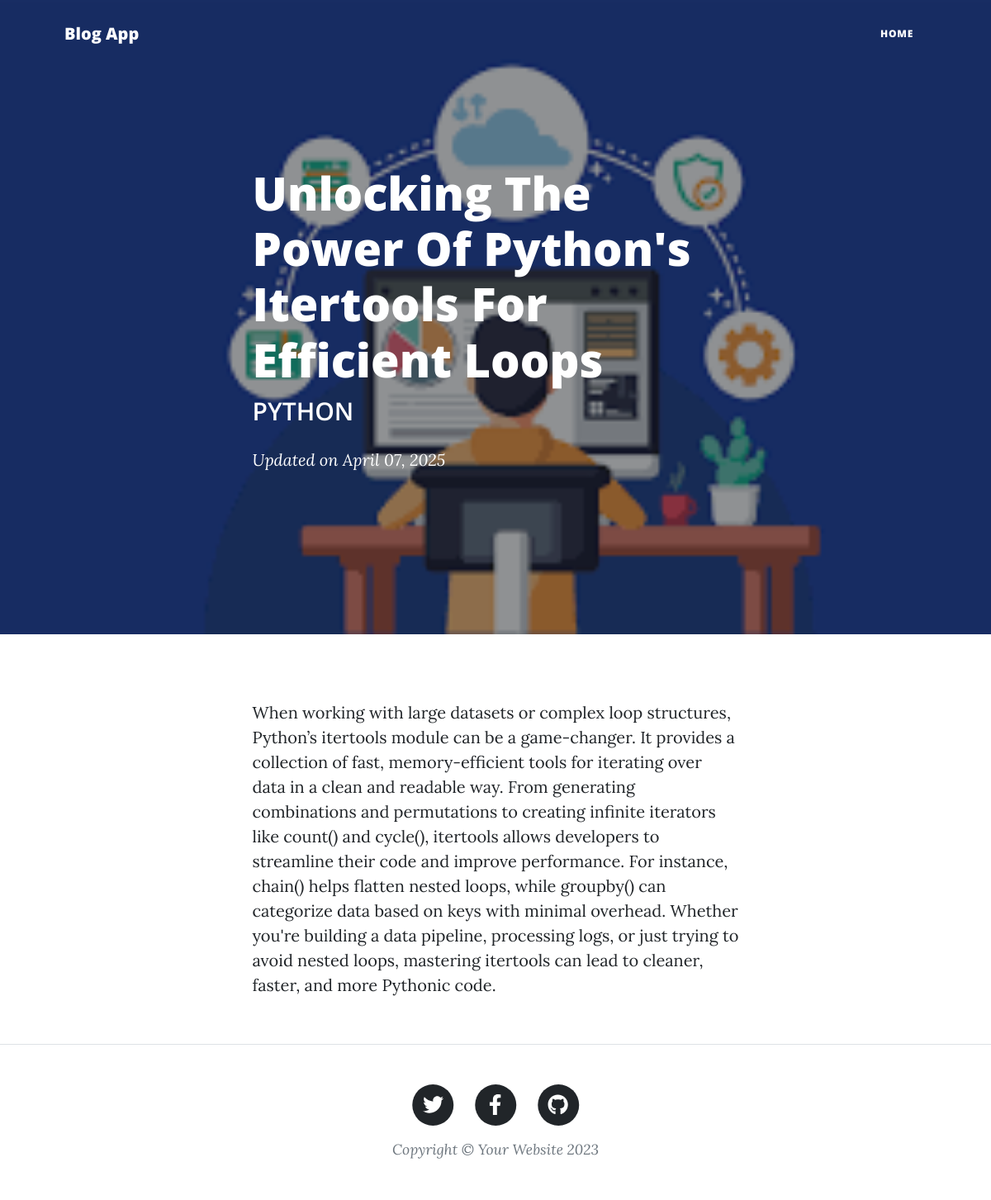
Before: /blog/1 (signed in) with the older database file.
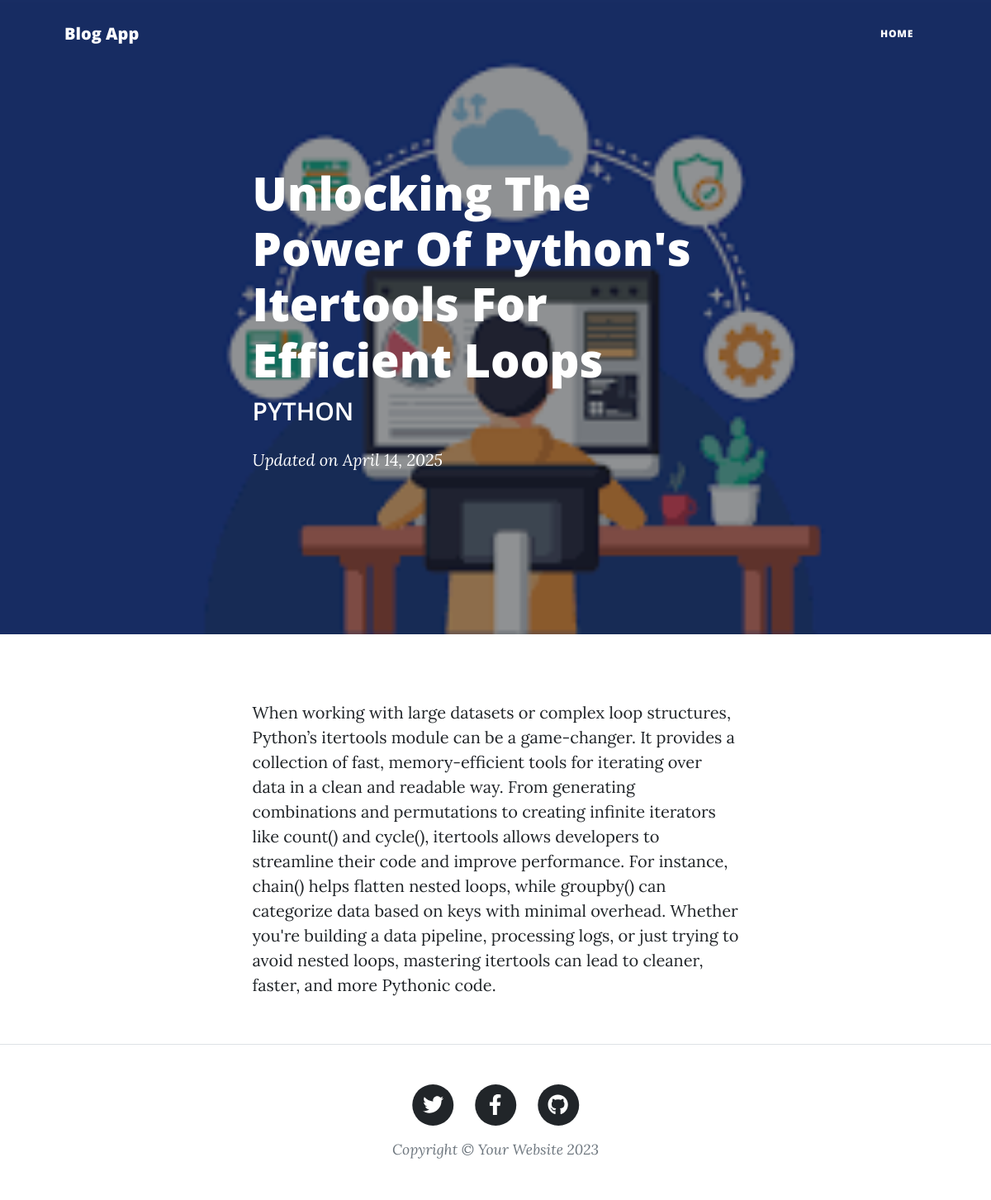
After: the same page with the newer database file.
### blog_app/models.py (models this page shows, shortened)
class Blog(models.Model):
    CATEGORY_CHOICES: list[tuple[str, str]] = [
        ("python", "Python"),
        ("django", "Django"),
        ("powerbi", "PowerBI"),
        ("scrapy", "Scrapy"),
    ]
    id = models.AutoField(primary_key=True)
    title = models.CharField(max_length=100)
    content = models.TextField()
    image = models.ImageField(upload_to="uploads/")
    category = models.CharField(choices=CATEGORY_CHOICES, max_length=100)
    created_at = models.DateTimeField(auto_now_add=True)
    updated_at = models.DateTimeField(auto_now=True)
    publish_at = models.DateTimeField(null=True, blank=True)
    is_published = models.BooleanField(default=False)
    author = models.ForeignKey(
        User, related_name="authored_blogs", on_delete=models.CASCADE
    )
    editor = models.ForeignKey(
        User, related_name="edited_blogs", on_delete=models.CASCADE
    )
    publisher = models.ForeignKey(
        User, related_name="published_blogs", on_delete=models.CASCADE
    )

### blog_app/views.py (the view)
# urls.py: path("blog/<int:pk>", BlogDetailView.as_view(), name="detail"),
class BlogDetailView(LoginRequiredMixin, DetailView):
    try:
        model = Blog
        template_name: str = "blog_app/detail_base.html"
        context_object_name: str = "detail_data"
        http_method_names: list[str] = ["get"]
        login_url = reverse_lazy("blog:login")
    except Exception as e:
        print(f"Exception occured:{e}")

### blog_app/templates/blog_app/detail_base.html (shortened to what this page needs)
<!DOCTYPE html>
<html lang="en">
<head>
    {% load static %}
    <link href="{% static 'blog_app/css/styles.css' %}" rel="stylesheet" />
</head>
<body>
    <nav class="navbar navbar-expand-lg navbar-light" id="mainNav">
        <div class="container px-4 px-lg-5">
            <a class="navbar-brand" href="{% url 'blog:blog_list'%}">Blog App</a>
            <div class="collapse navbar-collapse" id="navbarResponsive">
                <ul class="navbar-nav ms-auto py-4 py-lg-0">
                    <li class="nav-item"><a class="nav-link px-lg-3 py-3 py-lg-4" href="{% url 'blog:blog_list'%}">Home</a></li>
                </ul>
            </div>
        </div>
    </nav>
    <header class="masthead" style="background-image: url('{{ detail_data.image.url }}');">
        <div class="container position-relative px-4 px-lg-5">
            <div class="row gx-4 gx-lg-5 justify-content-center">
                <div class="col-md-10 col-lg-8 col-xl-7">
                    <div class="post-heading">
                        <h1>{{ detail_data.title|title }}</h1>
                        <h2 class="subheading">{{ detail_data.category|upper }}</h2>
                        <span class="meta">
                            Updated on
                            {{ detail_data.updated_at|date:"F d, Y"}}
                        </span>
                    </div>
                </div>
            </div>
        </div>
    </header>
    <article class="mb-4">
        <div class="container px-4 px-lg-5">
            <div class="row gx-4 gx-lg-5 justify-content-center">
                <div class="col-md-10 col-lg-8 col-xl-7">
                    <p>{{ detail_data.content }}</p>
                </div>
            </div>
        </div>
    </article>
    <footer class="border-top">
        <div class="container px-4 px-lg-5">
            <div class="row gx-4 gx-lg-5 justify-content-center">
                <div class="col-md-10 col-lg-8 col-xl-7">
                    <ul class="list-inline text-center">
                        <li class="list-inline-item">
                            <a href="#!">
                                <span class="fa-stack fa-lg">
                                    <i class="fas fa-circle fa-stack-2x"></i>
                                    <i class="fab fa-twitter fa-stack-1x fa-inverse"></i>
                                </span>
                            </a>
                        </li>
                        <li class="list-inline-item">
                            <a href="#!">
                                <span class="fa-stack fa-lg">
                                    <i class="fas fa-circle fa-stack-2x"></i>
                                    <i class="fab fa-facebook-f fa-stack-1x fa-inverse"></i>
                                </span>
                            </a>
                        </li>
                        <li class="list-inline-item">
                            <a href="#!">
                                <span class="fa-stack fa-lg">
                                    <i class="fas fa-circle fa-stack-2x"></i>
                                    <i class="fab fa-github fa-stack-1x fa-inverse"></i>
                                </span>
                            </a>
                        </li>
                    </ul>
                    <div class="small text-center text-muted fst-italic">Copyright &copy; Your Website 2023</div>
                </div>
            </div>
        </div>
    </footer>
</body>
</html>

Changed rows visible on the page:
changed Blog "Unlocking The Power Of Python's Itertools For Efficient Loops": updated_at "April 07, 2025" → "April 14, 2025"
